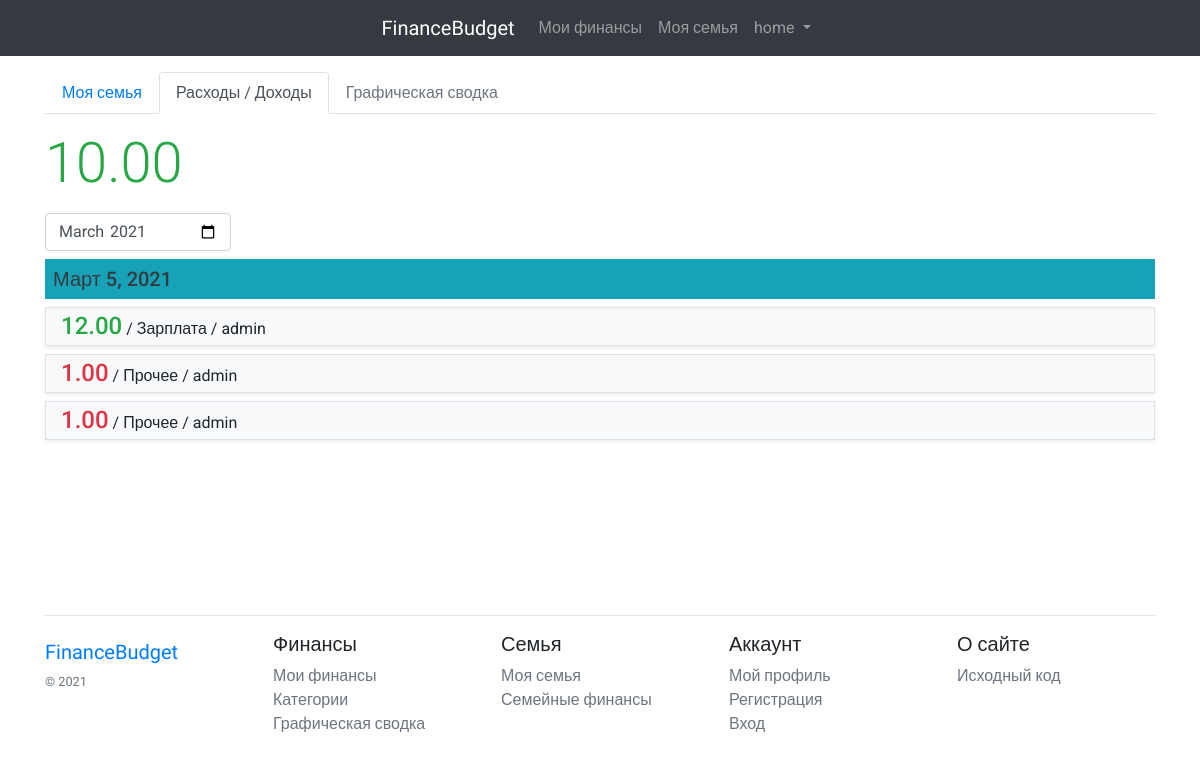
The page /family/operation/ (signed in) on the database its author committed.
### budget/models.py (models this page shows, shortened)
class Operation(models.Model):
    value = models.DecimalField(max_digits=10, decimal_places=2, verbose_name="Сумма")
    date = models.DateField(auto_now_add=True)
    description = models.CharField(max_length=128, verbose_name="Описание", blank=True, null=True)
    category = models.ForeignKey(Category, on_delete=models.CASCADE, verbose_name="Категория",
                                 related_name='operations', null=True, blank=True)
    user = models.ForeignKey(User, on_delete=models.CASCADE, related_name='operations')

class Category(models.Model):
    name = models.CharField(max_length=32, verbose_name="Категория")
    user = models.ForeignKey(User, blank=True, null=True, on_delete=models.CASCADE)
    type_pay = models.PositiveSmallIntegerField(choices=((0, 'Расход'), (1, 'Доход')), default=0)

### budget/views.py (the view)
# urls.py: path('family/operation/', family_operation_view, name='b-family-operation'),
def family_operation_view(request):
    if request.user.is_anonymous:
        return redirect('a-login')
    family = Family.objects.get(users=request.user)
    year = int(request.GET.get('year', datetime.datetime.now().year))
    month = int(request.GET.get('month', datetime.datetime.now().month))
    operations = Operation.objects.filter(user__in=family.users.all(),
                                          date__month=month,
                                          date__year=year).order_by('-date', '-id')
    total = operations.filter(category__type_pay=1).aggregate(total=Sum('value'))['total']
    total_cost = operations.filter(category__type_pay=0).aggregate(total=Sum('value'))['total']
    if total is None:
        total = 0
    if total_cost is None:
        total_cost = 0
    total -= total_cost
    context = {
        'family': family,
        'operations': operations,
        'total': total,
        'year': year,
        'month': str(month).zfill(2),
    }
    return render(request, 'budget/family_operation.html', context=context)

### budget/templates/budget/family_operation.html (shortened to what this page needs)
{% extends 'base.html' %}
{% block content %}
<div class="mb-3">
    {% include 'budget/include/family_tabs.html' %}
    <div class="d-flex">
        <span class="display-4 {% if total > 0%}text-success{% elif total < 0%}text-danger{% endif %} my-3">{{total|floatformat:2}}</span>
    </div>
    <div class="d-flex">
        <div class="">
            <input
            type="month"
            value="{{year}}-{{month}}"
            class="form-control"
            onchange="month_change(this.value, '{{request.path}}')">
        </div>
    </div>
    {% for operation in operations %}
        {% ifchanged operation.date %}
            <h5 class="bg-info p-2 text-dark my-2">{{operation.date}}</h5>
        {% endifchanged %}
        {% include 'budget/include/cart_operation_family.html' %}
    {% endfor %}
</div>
{% endblock content %}

### templates/base.html (shortened to what this page needs)
<!doctype html>
<html lang="en">
<head>{% load static %}
    <link rel="stylesheet" href="https://cdn.jsdelivr.net/npm/bootstrap-icons@1.3.0/font/bootstrap-icons.css">
    <link rel="stylesheet" href="https://cdn.jsdelivr.net/npm/bootstrap@4.5.3/dist/css/bootstrap.min.css"
>
    <link rel="stylesheet" href="{% static 'css/style.css' %}">
</head>
<body class="d-flex flex-column min-vh-100">
<div id="app">
    <nav class="navbar navbar-expand-lg navbar-dark bg-dark">
        <div class="collapse navbar-collapse justify-content-md-center" id="navbarsExample08">
            <ul class="navbar-nav">
                <a class="navbar-brand" href="/"><span class="logo">FinanceBudget</span></a>
                <li class="nav-item">
                    <a class="nav-link" href="{% url 'b-list-operation' %}">Мои финансы</a>
                </li>
                <li class="nav-item">
                    <a class="nav-link" href="{% url 'b-family' %}">Моя семья</a>
                </li>
                <li class="nav-item dropdown">
                    <a class="nav-link dropdown-toggle"
                       href="#" id="dropdown08"
                       data-toggle="dropdown"
                       aria-haspopup="true"
                       aria-expanded="false">
                        {% if request.user.is_authenticated %}{{request.user}}{% else %}Аккаунт{% endif %}
                    </a>
                </li>
            </ul>
        </div>
    </nav>
    <div class="container mt-3">
        {% block content %}
        {% endblock content %}
    </div>
</div>
<footer class="container py-5 mt-auto">
    <hr>
    <div class="row">
        <div class="col-12 col-md">
            <a class="navbar-brand" href="/"><span class="logo">FinanceBudget</span></a>
            <small class="d-block mb-3 text-muted">&copy; {% now 'Y' %}</small>
        </div>
        <div class="col-6 col-md">
            <h5>Финансы</h5>
            <ul class="list-unstyled text-small">
                <li><a class="text-muted" href="{% url 'b-list-operation' %}">Мои финансы</a></li>
                <li><a class="text-muted" href="{% url 'b-category' %}">Категории</a></li>
                <li><a class="text-muted" href="{% url 'b-chart' %}">Графическая сводка</a></li>
            </ul>
        </div>
        <div class="col-6 col-md">
            <h5>Семья</h5>
            <ul class="list-unstyled text-small">
                <li><a class="text-muted" href="{% url 'b-family' %}">Моя семья</a></li>
                <li><a class="text-muted" href="{% url 'b-family-operation' %}">Семейные финансы</a></li>
            </ul>
        </div>
        <div class="col-6 col-md">
            <h5>Аккаунт</h5>
            <ul class="list-unstyled text-small">
                <li><a class="text-muted" href="{% url 'a-profile-update' %}">Мой профиль</a></li>
                <li><a class="text-muted" href="{% url 'a-signup' %}">Регистрация</a></li>
                <li><a class="text-muted" href="{% url 'a-login' %}">Вход</a></li>
            </ul>
        </div>
        <div class="col-6 col-md">
            <h5>О сайте</h5>
            <ul class="list-unstyled text-small">
                <li><a class="text-muted" href="https://github.com/VadimNekrasow/FinanceBudget">Исходный код</a></li>
            </ul>
        </div>
    </div>
</footer>
</body>
</html>

### budget/templates/budget/include/cart_operation_family.html (shortened to what this page needs)
<div class="shadow-sm mt-2 bg-light div-hover border">
    <div class="container py-1">
        <div class="d-inline-block">
            {% if operation.category.type_pay %}
            <h4 class="text-success mb-0">{{operation.value}}</h4>
            {% else %}
            <h4 class="text-danger mb-0">{{operation.value}}</h4>
            {% endif %}
        </div>
        <span> / </span>
        <div class="d-inline-block">
            <p class="mb-0"> {{operation.description|default:operation.category.name}}</p>
        </div>
        <span> / </span>
        <div class="d-inline-block">
            <h6 class="font-weight-normal mb-0">{{operation.user}}</h6>
        </div>
    </div>
</div>

### static/css/style.css (style rules this page uses)
body { font-family: 'Roboto', sans-serif; }
.border { border: 1px solid #f5f5f5; }
.logo { font-family: 'Long Cang', cursive; }

### rows shown on the page
Operation: date "Март 5, 2021", value "12.00", description "Зарплата", user "admin"
Operation: value "1.00", description "Прочее", user "admin"
Operation: value "1.00", description "Прочее", user "admin"

### other values the page prints
{{ request.user }} "home"
{{ total|floatformat:2 }} "10.00"
